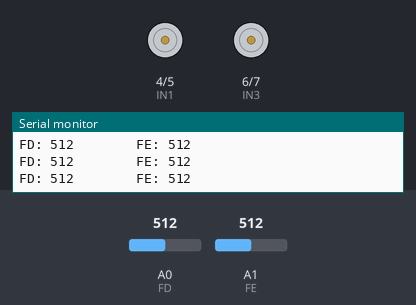
Recording of a sketch running on a simulated Arduino Uno, built with avr-gcc and run on an emulated ATmega328P. Parts: motor-driver pin pairs drawn as motors (green arrow = first pin HIGH = forward, orange = second pin HIGH = backward, longer = more drive), the last lines printed to the serial monitor. The inputs (shaded band) are chosen by the test bench; at power-on: A0 (FD) = 512, A1 (FE) = 512.

Above: at 1.2 s.
1.3 s: A0 (FD) set to 208
4.3 s: A0 (FD) set to 187
At 5.5 s:
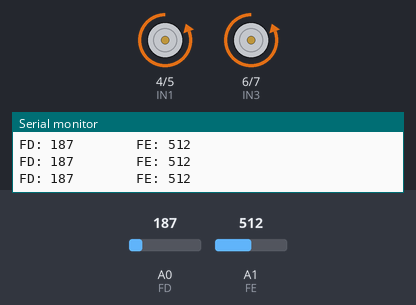
5.8 s: A1 (FE) set to 207
8.8 s: A1 (FE) set to 187
At 9.8 s:
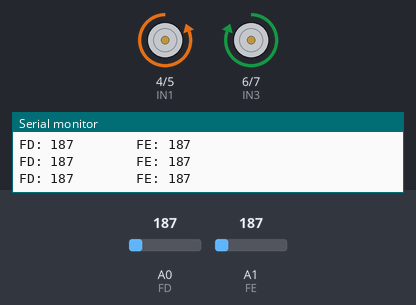
10.3 s: A0 (FD) set to 210
At 10.9 s:
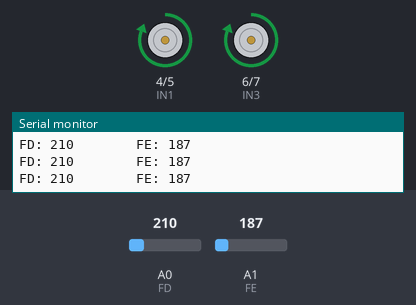
11.8 s: A0 (FD) set to 190
At 13.1 s:
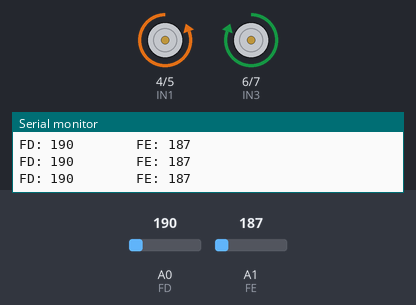
Timing chart, 0 to 14.3 s (numbered marks = the images above; inputs shaded):
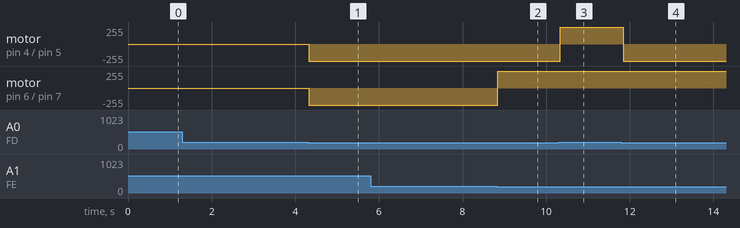

The sketch:

obr.ino
```cpp
int IN1 = 4; // TRAS ESQUERDA
int IN2 = 5; // FRENTE ESQUERDA
int IN3 = 6; // FRENTE DIREITA
int IN4 = 7; // TRAS DIREITA

int FD = 14;
int FE = 15;

int vel = 255;
int velr = 255;

void setup() {
  pinMode(FD, INPUT);
  pinMode(FE, INPUT);
  pinMode(IN1, OUTPUT);
  pinMode(IN2, OUTPUT);
  pinMode(IN3, OUTPUT);
  pinMode(IN4, OUTPUT);
  Serial.begin(9600);
}

void loop() {
  int SensorDireita, SensorEsquerda;
  SensorDireita = analogRead(FD);
  SensorEsquerda = analogRead(FE);
  Serial.print("FD: ");
  Serial.print(SensorDireita);
  Serial.print("        ");
  Serial.print("FE: ");
  Serial.println(SensorEsquerda);

  if((SensorDireita < 200) && (SensorEsquerda < 200)){ // branco e branco
    analogWrite(IN1, 0);
    analogWrite(IN2, vel);
    analogWrite(IN3, vel);
    analogWrite(IN4, 0);
  }
  if((SensorDireita > 200) && (SensorEsquerda < 200)){ // preto e branco
    analogWrite(IN1, velr);
    analogWrite(IN2, 0);
    analogWrite(IN3, vel);
    analogWrite(IN4, 0);
  }
  if((SensorDireita < 200) && (SensorEsquerda > 200)){ // branco e preto
    analogWrite(IN1, 0);
    analogWrite(IN2, velr);
    analogWrite(IN3, 0);
    analogWrite(IN4, vel);
  }


}
```

Measured:
- the behaviour switches between 200 and 199 on A0 (FD) (found by bisection; images 0 and 1)
- the behaviour switches between 200 and 199 on A1 (FE) (found by bisection; images 1 and 2)
- after the input at 4.3 s, motor on pin 4 (IN1) / pin 5 (IN2), motor on pin 6 (IN3) / pin 7 (IN4): stopped → backward 255/255 at once
- after the input at 8.8 s, motor on pin 6 (IN3) / pin 7 (IN4): backward 255/255 → forward 255/255 at once
- after the input at 10.3 s, motor on pin 4 (IN1) / pin 5 (IN2): backward 255/255 → forward 255/255 at once
- after the input at 11.8 s, motor on pin 4 (IN1) / pin 5 (IN2): forward 255/255 → backward 255/255 at once
